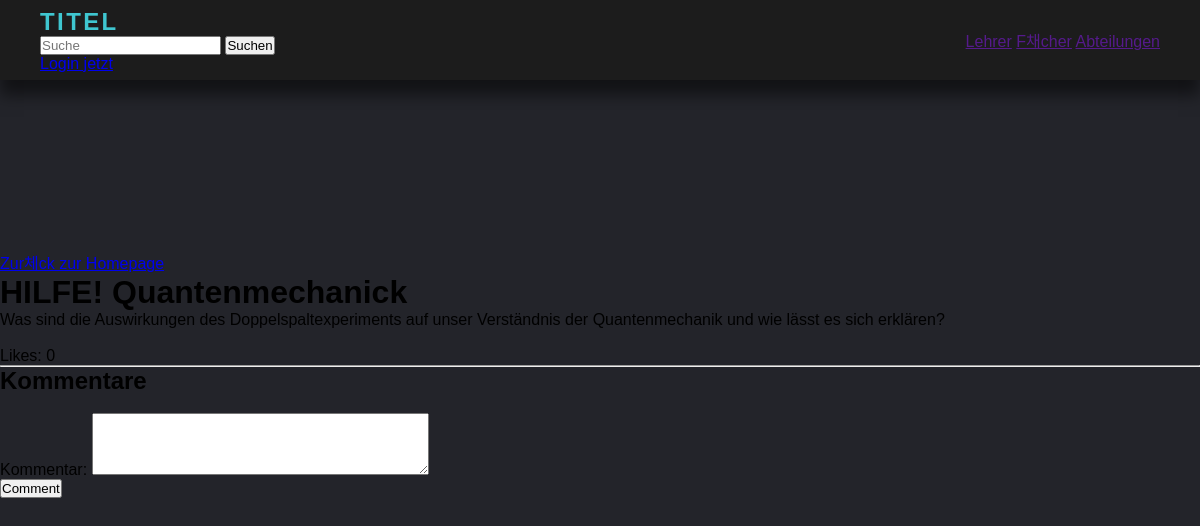
The page /beitrag/46/ on the database its author committed.
### forum_app/models.py (models this page shows, shortened)
class beitrag(models.Model):
    titel = models.CharField(max_length=100)
    beitrag = models.CharField(max_length=500)
    likes = models.ManyToManyField(User, related_name='liked_beitraege', blank=True)
    image = models.ImageField(upload_to="static/test", null=True, blank=True)
    def get_like_count(self):
        return self.likes.count()

### forum_app/views.py (the view, shortened to what this page needs)
# urls.py: path('beitrag/<int:pk>/', BeitragDetail.as_view(), name='beitrag-detail'),
class BeitragDetail(DetailView):
    model = beitrag
    template_name = 'forum_app/beitrag_details.html'
    pk_field = 'pk'
    pk_url_kwarg = 'pk'
    count_hit = True
    def get_context_data(self, **kwargs):
        context = super().get_context_data(**kwargs)
        context['form'] = CommentForm()
        return context

### forum_app/forms.py
class CommentForm(forms.ModelForm):
        Kommentar = forms.CharField(widget=forms.Textarea(attrs={
        'rows': '4',
    }))
        class Meta:
             model = comment
             fields = ['Kommentar']

### templates/forum_app/beitrag_details.html (shortened to what this page needs)
<!DOCTYPE html>
{% load static %}
<html lang="de">
    <head>
        <link href="{%static 'style2.css'%}" rel="stylesheet">
    </head>
    <body>
      <header>
        <nav id="main">
            <div> <a href="" class="logo">Titel</a></div>
            <div class="search-bar">
              <input type="text" placeholder="Suche">
              <button>Suchen</button>
            </div>
            <div class="profile">
              {% if user.is_authenticated %}
                <a class="login" href="{% url 'logout' %}">Logout</a>
              {%else%}
              <a href="{% url 'login' %}" class="login">Login jetzt<a></a>
              {%endif%}
            </div>
          </nav>
        <nav id="main-search">
          <a class="main-item" href="">Lehrer</a>
          <a class="main-item" href="">F채cher</a>
          <a class="main-item" href="">Abteilungen</a>
        </nav>
      </header>
      <a href="{% url 'index' %}" class="btn btn-primary">Zur체ck zur Homepage</a>
  <strong><h1> {{  beitrag.titel }} </h1></strong>
    {{ beitrag.beitrag }}<br/><br/>
    <p>Likes: {{ beitrag.get_like_count }}</p>
    <hr>
    <h2> Kommentare </h2><br/>
      <form method="POST">
        <div class="form-group">
          {{form}}
        </div>
          <button class="btn btn-primary btn-block" type="submit">Comment</button>
      </form>
    </body>
</html>

### static/style2.css (style rules this page uses)
* { margin: 0px; padding: 0px; box-sizing: border-box; font-family: 'Poppins',sans-serif; }
body { justify-content: center; align-items: center; min-height: 350px; background-color: #23242a; overflow-x: hidden; margin-top: 250px; }
header { position: absolute; top: 0; left: 0; width: 100%; height: 80px; background-color: #1c1c1c; padding: 20px 40px; display: flex; justify-content:space-between ; align-items: center; box-shadow: 0 15px 15px rgba(0,0,0,0.5); }
.logo { color: #3fc6d0; text-decoration: none; font-size: 1.5em; font-weight: 700; text-transform: uppercase; letter-spacing: 0.1em; }

### rows shown on the page
beitrag: titel "HILFE! Quantenmechanick", beitrag "Was sind die Auswirkungen des Doppelspaltexperiments auf unser Verständnis der Quantenmechanik und wie lässt es sich erklären?", get_like_count "0"
